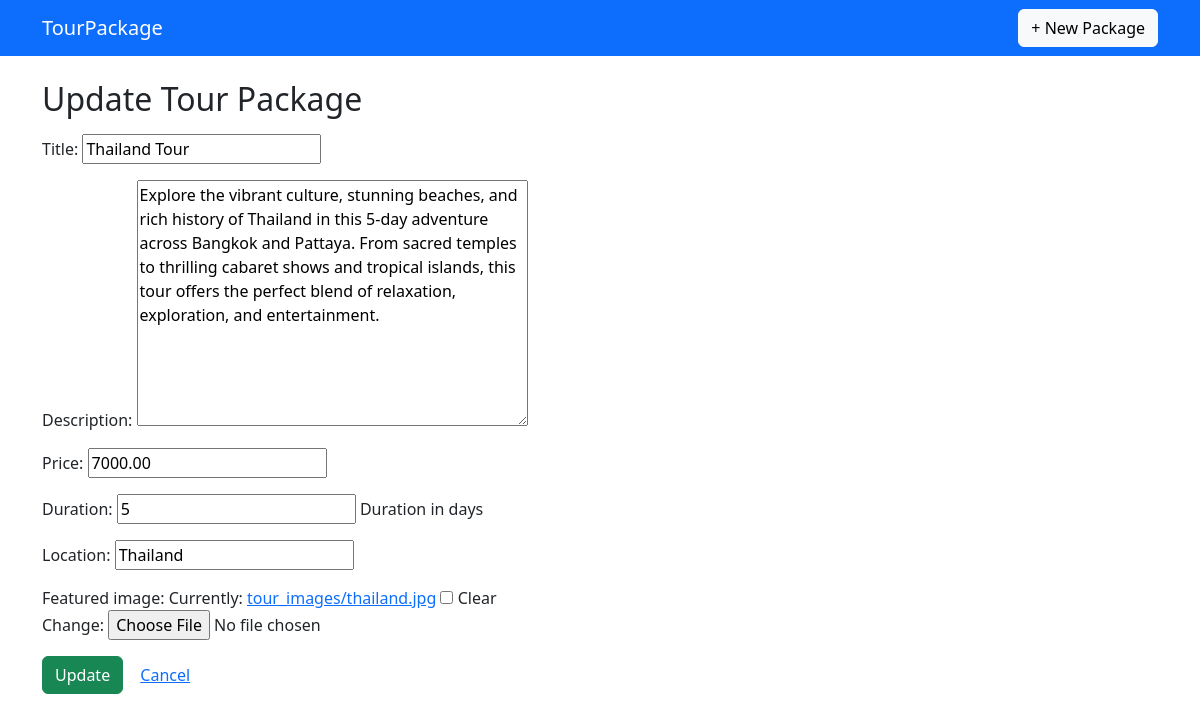
The page /package/1/update/ on the database its author committed.
### tours/models.py (models this page shows, shortened)
class TourPackage(models.Model):
    title = models.CharField(max_length=255)
    description = models.TextField()
    price = models.DecimalField(max_digits=10, decimal_places=2)
    duration = models.PositiveIntegerField(help_text="Duration in days")
    location = models.CharField(max_length=255)
    featured_image = models.ImageField(upload_to='tour_images/', blank=True, null=True)

### tours/views.py (the view)
# urls.py: path('package/<int:pk>/update/', views.tour_package_update, name='tour_package_update'),
def tour_package_update(request, pk):
    package = get_object_or_404(TourPackage, pk=pk)
    if request.method == 'POST':
        form = TourPackageForm(request.POST, request.FILES, instance=package)
        if form.is_valid():
            package = form.save()
            return redirect('tours:tour_package_detail', pk=package.pk)
    else:
        form = TourPackageForm(instance=package)
    return render(request, 'tours/tour_package_form.html', {'form': form, 'action': 'Update'})

### tours/forms.py
class TourPackageForm(forms.ModelForm):
    class Meta:
        model = TourPackage
        fields = ['title', 'description', 'price', 'duration', 'location', 'featured_image']

### tours/templates/tours/tour_package_form.html (shortened to what this page needs)
<!DOCTYPE html>
<html lang="en">
<head>
</head>
<body>
    {% extends "tours/base.html" %}
{% block content %}
<h2>{{ action }} Tour Package</h2>
<form method="post" enctype="multipart/form-data" class="mt-3">
    {{ form.as_p }}
    <button type="submit" class="btn btn-success">{{ action }}</button>
    <a href="{% url 'tours:tour_package_list' %}" class="btn btn-link">Cancel</a>
</form>
{% endblock %}

### rows shown on the page
TourPackage: title "Thailand Tour", description "Explore the vibrant culture, stunning beaches, and rich history of Thailand in this 5-day adventure across Bangkok and Pattaya. From sacred temples to thrilling cabaret shows and tropical islands, this tour offers the perfect blend of relaxation, exploration, and entertainment.", price "7000.00", duration "5", location "Thailand"

### other values the page prints
{{ action }} "Update"
